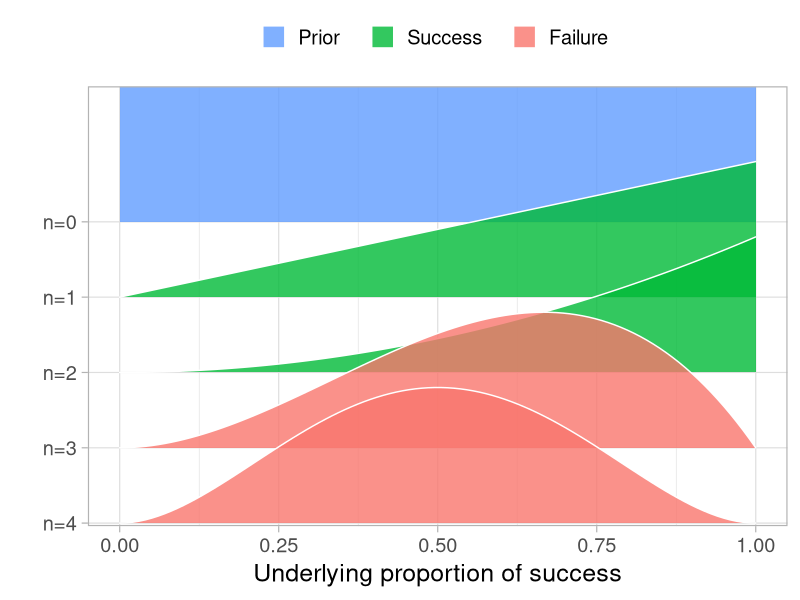
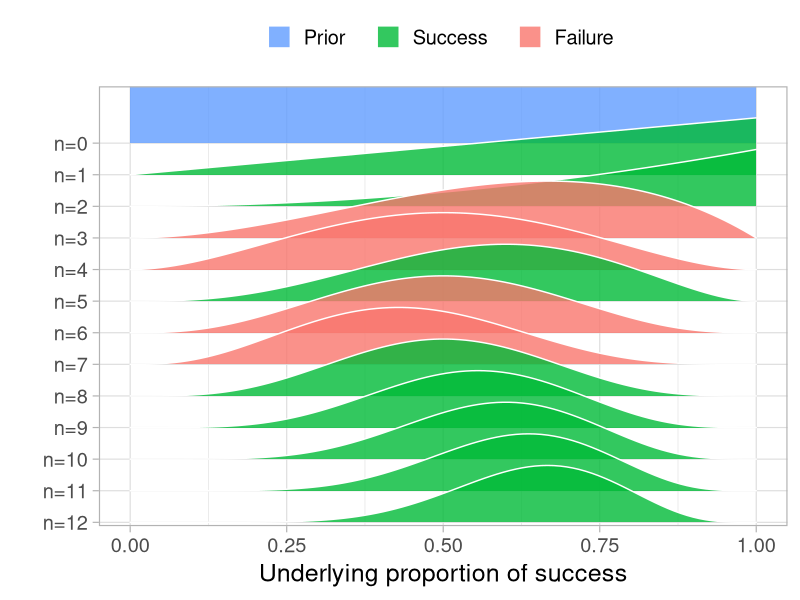
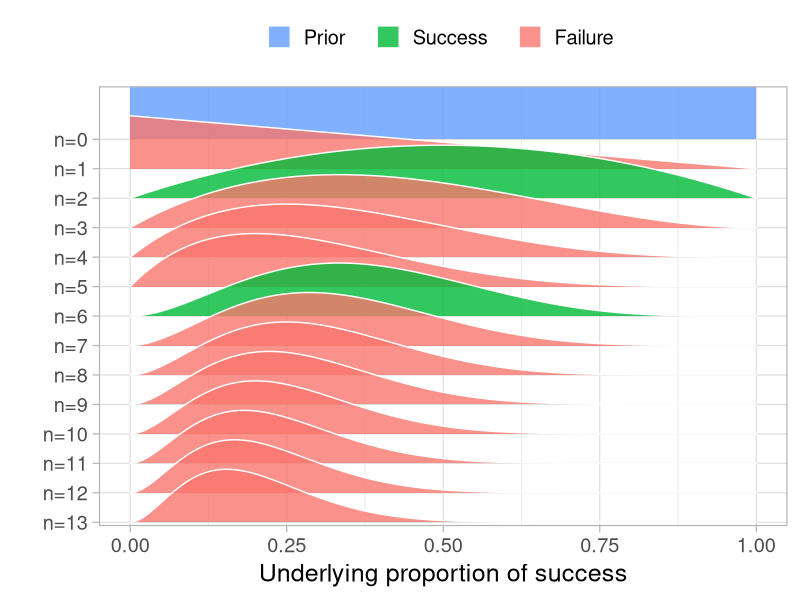
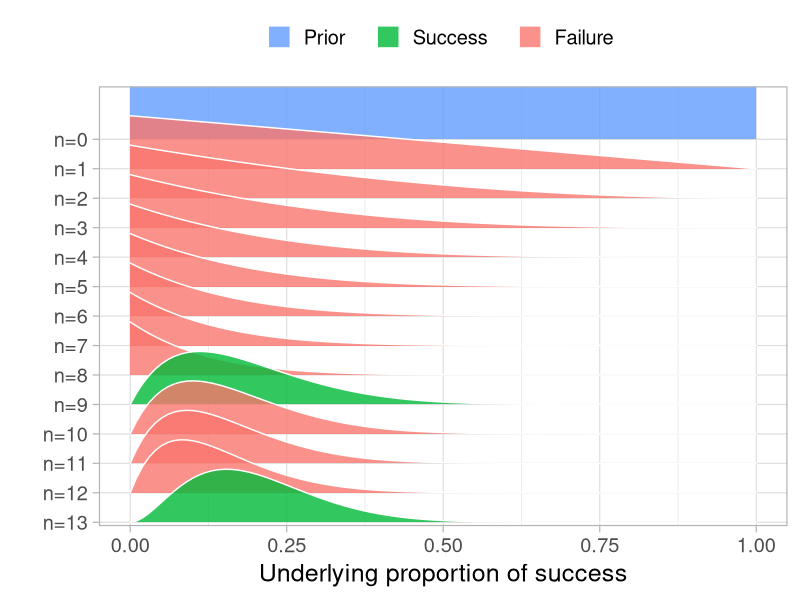
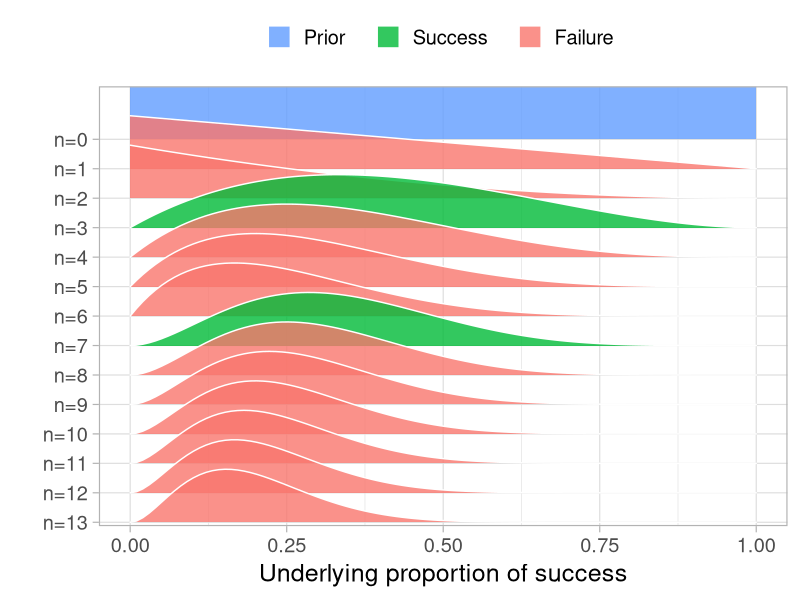
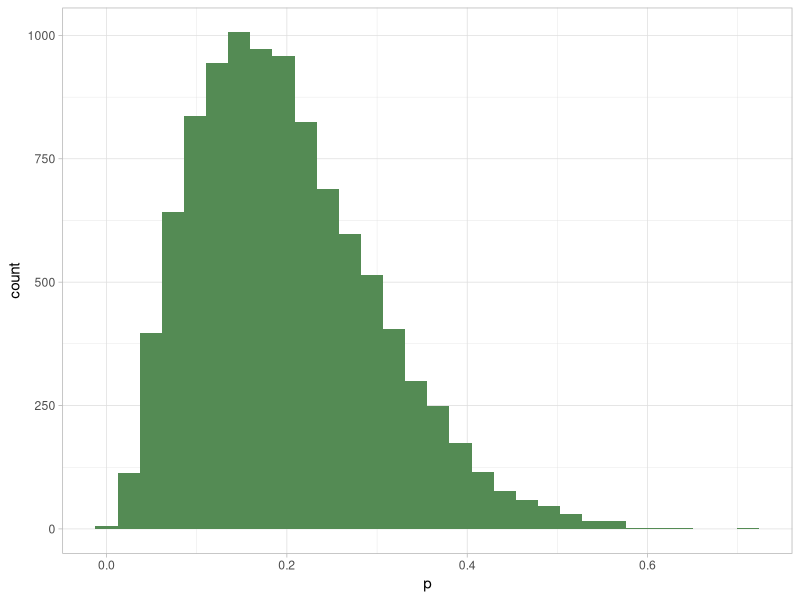
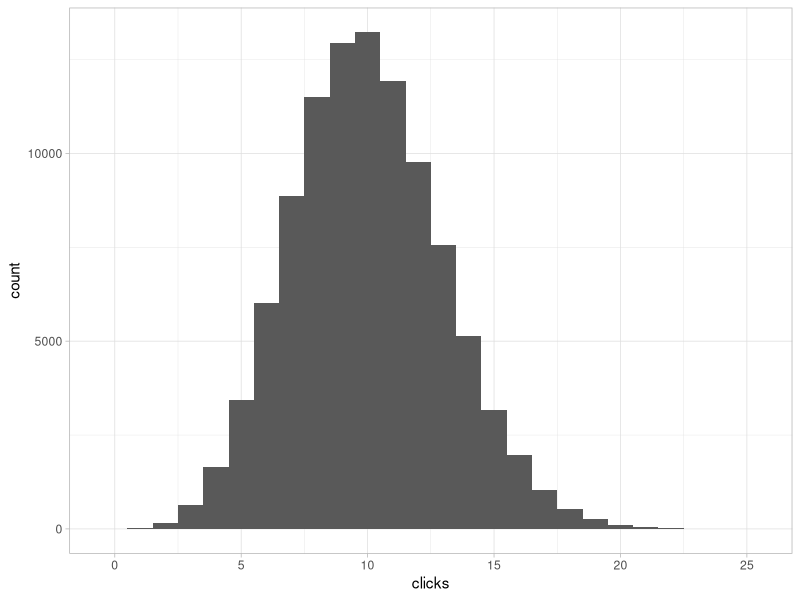
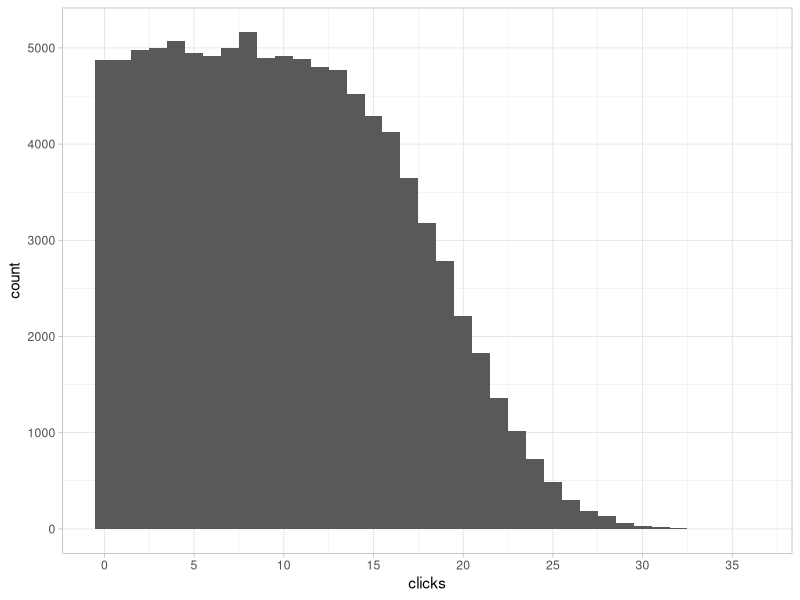

The R source for these figures, in order:
## ---- chunk 1
knitr::opts_chunk$set(echo = TRUE)
## ---- chunk 2
library(tidyverse)
## ---- chunk 3
prop_model <- function (data = c(), 
                        prior_prop = c(1, 1), 
                        n_draws = 10000, 
                        show_plot = TRUE) {
    data <- as.logical(data)
    proportion_success <- c(0, seq(0, 1, length.out = 100), 1)
    data_indices <- round(seq(0, 
                              length(data), 
                              length.out = min(length(data) + 1, 
                                               20)))
    post_curves <- purrr::map_dfr(
        data_indices, 
        function(i) {
            value <- ifelse(i == 0, 
                            "Prior", 
                            ifelse(data[i], 
                                   "Success", 
                                   "Failure"))
            label <- paste0("n=", i)
            probability <- dbeta(proportion_success, 
                                 prior_prop[1] + 
                                     sum(data[seq_len(i)]), 
                                 prior_prop[2] + 
                                     sum(!data[seq_len(i)]))
            probability <- probability/max(probability)
            dplyr::data_frame(value, 
                              label, 
                              proportion_success, 
                              probability)
        })
    post_curves$label <- forcats::fct_rev(factor(post_curves$label, 
                                                 levels = paste0("n=", 
                                                                 data_indices)))
    post_curves$value <- factor(post_curves$value, 
                                levels = c("Prior", "Success", "Failure"))
    p <- ggplot2::ggplot(post_curves, 
                         ggplot2::aes(x = proportion_success, 
                                      y = label, 
                                      height = probability, 
                                      fill = value)) + 
        ggridges::geom_density_ridges(stat = "identity", 
                                      color = "white", 
                                      alpha = 0.8, 
                                      panel_scaling = TRUE, 
                                      size = 1) + 
        ggplot2::scale_y_discrete("", expand = c(0.01, 0)) + 
        ggplot2::scale_x_continuous("Underlying proportion of success") + 
        ggplot2::scale_fill_manual(values = hcl(120 * 2:0 + 15, 100, 65),
                                   name = "", 
                                   drop = FALSE, 
                                   labels = c("Prior   ", 
                                              "Success   ", 
                                              "Failure   ")) +
        ggplot2::theme_light(base_size = 18) +
        ggplot2::theme(legend.position = "top")
    if (show_plot) {
        print(p)
    }
    invisible(rbeta(n_draws, 
                    prior_prop[1] + sum(data), 
                    prior_prop[2] + sum(!data)))
}
## ---- chunk 4
prop_model(data = c(1, 1, 0, 0))
## ---- chunk 5
set.seed(1711)
prop_model(data = sample(c(0, 1), size = 12, replace = TRUE))
## ---- chunk 6
zombie_data <- c(rep(0, 11), 1, 1)
set.seed(123)
prop_model(sample(zombie_data))
set.seed(124)
prop_model(sample(zombie_data))
## ---- chunk 7
set.seed(125)
zombie_prop <- prop_model(sample(zombie_data))
tibble(p = zombie_prop) %>% 
    ggplot(aes(x = p)) + 
    geom_histogram(bins = 30, fill = "palegreen4") + 
    theme_light()
## ---- chunk 8
# start by setting values for the parameters
prop_success <- 0.15
n_zombies <- 13

# Simulate some data, assuming that the outcome depends only on prop_success
sum(runif(n = n_zombies) < prop_success)

# Can run this simulation many times to get different counts
replicate(100, sum(runif(n = n_zombies) < prop_success))
## ---- chunk 9
rbinom(n = 100, size = 13, prob = 0.15)
## ---- chunk 10
# Run the simulation 100,000 times and plot a histogram
click_counts <- rbinom(1e5, 100, 0.1)
tibble(clicks = click_counts) %>% 
    ggplot(aes(x = clicks)) + 
    geom_histogram(binwidth = 1) + 
    scale_x_continuous(breaks = seq(0, max(click_counts), by = 5)) + 
    theme_light()
## ---- chunk 11
# Generate values for p, then generate the click counts again.
click_props <- runif(1e5, min = 0, max = 0.2)
click_counts <- rbinom(1e5, 100, click_props)
tibble(clicks = click_counts) %>% 
    ggplot(aes(x = clicks)) + 
    geom_histogram(binwidth = 1) + 
    scale_x_continuous(breaks = seq(0, max(click_counts), by = 5)) + 
    theme_light()
## ---- chunk 12
# Build tibble for the priors
prior <- tibble(prop = click_props, 
                clicks = click_counts)
head(prior)

# Posterior tibble is just those that fit the results, i.e. 13 clicks
posterior <- prior %>% 
    filter(clicks == 13)
head(posterior)

# Visualise the distribution of p in the posterior  
posterior %>% 
    ggplot(aes(x = prop)) + 
    geom_histogram(bins = 20) + 
    theme_light()
## ---- chunk 13
forecast <- posterior %>% 
    dplyr::select(prop) %>% 
    mutate(clicks = map_int(prop, 
                            ~ rbinom(1, 100, .x)))
forecast %>% 
    ggplot(aes(x = clicks)) + 
    geom_histogram(binwidth = 1) + 
    scale_x_continuous(breaks = seq(0, max(forecast$clicks), by = 5)) + 
    theme_light()
## ---- chunk 14
map_dbl(c(5, 10, 15), 
        ~ mean(forecast$clicks >= .x))
## ---- chunk 15
curve(dbeta(x, 2, 18), 0, 1)
## ---- chunk 16
click_props <- rbeta(1e5, shape1 = 2, shape2 = 18)
click_counts <- rbinom(1e5, 100, click_props)
tibble(clicks = click_counts) %>% 
    ggplot(aes(x = clicks)) + 
    geom_histogram(binwidth = 1) + 
    scale_x_continuous(breaks = seq(0, max(click_counts), by = 5)) + 
    theme_light()
## ---- chunk 17
# Build tibble for the priors
prior <- tibble(prop = click_props, 
                clicks = click_counts)
head(prior)

# Posterior tibble is just those that fit the results, i.e. 13 clicks
posterior <- prior %>% 
    filter(clicks == 13)
head(posterior)

# Visualise the distribution of p in the posterior  
posterior %>% 
    ggplot(aes(x = prop)) + 
    geom_histogram(bins = 20) + 
    theme_light()
## ---- chunk 18
forecast <- posterior %>% 
    dplyr::select(prop) %>% 
    mutate(clicks = map_int(prop, 
                            ~ rbinom(1, 100, .x)))
forecast %>% 
    ggplot(aes(x = clicks)) + 
    geom_histogram(binwidth = 1) + 
    scale_x_continuous(breaks = seq(0, max(forecast$clicks), by = 5)) + 
    theme_light()
## ---- chunk 19
map_dbl(c(5, 10, 15), 
        ~ mean(forecast$clicks >= .x))
## ---- chunk 20
curve(dbeta(x, 5, 95))
## ---- chunk 21
n_sims <- 1e6
click_props <- rbeta(n_sims, shape1 = 5, shape2 = 95)
click_counts <- rbinom(n_sims, 100, click_props)

# Build tibble for the priors
prior <- tibble(prop = click_props, 
                clicks = click_counts)

# Posterior tibble is just those that fit the results, i.e. 13 clicks
posterior <- prior %>% 
    filter(clicks == 13)

# Visualise the distributions of p in the prior and posterior
prior %>% 
    transmute(prop, 
              prior_post = "prior") %>% 
    bind_rows(posterior %>% 
                  transmute(prop, 
              prior_post = "posterior")) %>% 
    mutate(prior_post = factor(prior_post, 
                               levels = c("prior", "posterior"))) %>% 
    ggplot(aes(x = prop)) + 
    geom_histogram(bins = 40) + 
    facet_wrap(~ prior_post, scales = "free") + 
    theme_light()
## ---- chunk 22
n_sims <- 1e6
click_props <- runif(n_sims, 0, 0.2)
click_counts <- rbinom(n_sims, 100, click_props)

# Build tibble for the priors
prior <- tibble(prop = click_props, 
                clicks = click_counts)

# Posterior tibble for video is just those that fit the results, i.e. 13 clicks
posterior_video <- prior %>% 
    filter(clicks == 13) %>% 
    mutate(prior_post = "posterior_video")

# And for text
posterior_text <- prior %>% 
    filter(clicks == 6) %>% 
    mutate(prior_post = "posterior_text")

# Visualise the distributions of p in the prior and two posteriors
prior %>% 
    transmute(prop, 
              prior_post = "prior") %>% 
    bind_rows(posterior_video, 
              posterior_text) %>% 
    mutate(prior_post = factor(prior_post, 
                               levels = c("prior", 
                                          "posterior_video", 
                                          "posterior_text"))) %>% 
    ggplot(aes(x = prop)) + 
    geom_histogram(bins = 40) + 
    scale_y_continuous(labels = scales::comma) + 
    facet_wrap(~ prior_post, scales = "free_y") + 
    theme_light()
## ---- chunk 23
num_rows <- min(nrow(posterior_text), nrow(posterior_video))
posterior <- bind_cols(posterior_video %>% 
                           sample_n(num_rows) %>% 
                           transmute(vid_prop = prop), 
                       posterior_text %>% 
                           sample_n(num_rows) %>% 
                           transmute(text_prop = prop)) %>% 
    mutate(prop_diff = vid_prop - text_prop)

# Visualise distribution of prop_diff
posterior %>% 
    ggplot(aes(x = prop_diff)) + 
    geom_histogram(binwidth = 0.01) + 
    geom_vline(xintercept = 0, colour = "red")

# How likely is it that p_text > p_video
mean(posterior$prop_diff < 0)
## ---- chunk 24
# Costs for adverts and the money generated from an average visitor
vid_cost <- 0.25
text_cost <- 0.05
visitor_spend <- 2.53

# Add columns with profit figures
posterior <- posterior %>% 
    mutate(vid_profit = (vid_prop * visitor_spend) - vid_cost, 
           text_profit = (text_prop * visitor_spend) - text_cost) %>% 
    mutate(profit_diff = vid_profit - text_profit)

# Visualise the profit difference
posterior %>% 
    ggplot(aes(x = profit_diff)) + 
    geom_histogram(binwidth = 0.01) + 
    coord_cartesian(xlim = c(-0.5, 0.5)) + 
    geom_vline(xintercept = 0) +
    scale_x_continuous("Text ad better <<< £ difference >>> Video ad better") + 
    theme_light()

# How often is profit_diff < 0?
mean(posterior$profit_diff < 0)
## ---- chunk 25
# Use 20 as a starting estimate for lambda
tibble(banner_clicks = rpois(1e6, 20)) %>% 
    ggplot(aes(x = banner_clicks)) + 
    geom_histogram(binwidth = 1) + 
    theme_light()
## ---- chunk 26
n_sims <- 1e6
click_means <- runif(n_sims, 0, 80)
click_counts <- rpois(n_sims, click_means)

# Build tibble for the priors
prior <- tibble(lambda = click_means, 
                clicks = click_counts)

# Posterior tibble for video is just those that fit the results, i.e. 13 clicks
posterior <- prior %>% 
    filter(clicks == 19) %>% 
    mutate(prior_post = "posterior")

# Visualise the distributions of lambda in the prior and posterior
prior %>% 
    transmute(lambda, 
              prior_post = "prior") %>% 
    bind_rows(posterior) %>% 
    mutate(prior_post = factor(prior_post, 
                               levels = c("prior", 
                                          "posterior"))) %>% 
    ggplot(aes(x = lambda)) + 
    geom_histogram(bins = 40) + 
    scale_y_continuous(labels = scales::comma) + 
    facet_wrap(~ prior_post, scales = "free_y") + 
    theme_light()

# What is the 90% credible interval for lambda?
quantile(posterior$lambda, c(0.05, 0.95))
## ---- chunk 27
# Calculate the likelihood of getting 13 clicks on 100 ads with 0.1 prob of a 
# click on each ad using the old method
n_ads_shown <- 100
proportion_clicks <- 0.1
n_visitors <- rbinom(n = 99999, 
                     size = n_ads_shown, 
                     prob = proportion_clicks)
prob_13_visitors_old <- mean(n_visitors == 13)
prob_13_visitors_old
# Then again using dbinom()
prob_13_visitors_new <- dbinom(x = 13, size = 100, prob = 0.1)
prob_13_visitors_new
## ---- chunk 28
# Number of ads is known for sure
n_ads_shown <- 100

# Number of visitors and proportion of clicks are to be estimated, so we set 
# these to all possible values (within reason)
n_visitors <- seq(0, 100)
proportion_clicks <- seq(0, 1, by = 0.01)
pars <- expand.grid(n_visitors = n_visitors, 
                    proportion_clicks = proportion_clicks) %>% 
    as_tibble() %>% 
    # Add the prior using dbeta() (although the course used dunif())
    mutate(prior = dbeta(x = proportion_clicks, 
                         shape1 = 10, 
                         shape2 = 90)) %>% 
    # Add the likelihood using dbinom
    mutate(likelihood = dbinom(x = n_visitors, 
                               size = n_ads_shown, 
                               prob = proportion_clicks)) %>% 
    # Add unstandardised probability
    mutate(probability = prior * likelihood) %>% 
    # Standardise the probability
    mutate(probability = probability/sum(probability))

# Now condition on getting 13 clicks, i.e. drop other data
posterior <- pars %>% 
    filter(n_visitors == 13) %>% 
    # Restandardise the probability
    mutate(probability = probability/sum(probability))

# Visualise
posterior %>% 
    filter(proportion_clicks < 0.4) %>% 
    ggplot(aes(x = proportion_clicks, 
               y = probability)) + 
    geom_col() + 
    scale_x_continuous(breaks = seq(0, 0.4, 0.05)) + 
    theme_light()
